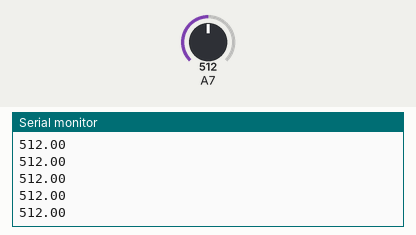
Recording of a sketch running on a simulated Arduino Uno, built with avr-gcc and run on an emulated ATmega328P. Parts: the last lines printed to the serial monitor. Inputs (shaded band) come from the test bench; at power-on: A7 = 512.

Above: at 1.2 s.
1.3 s: A7 set to 716
At 2.1 s:
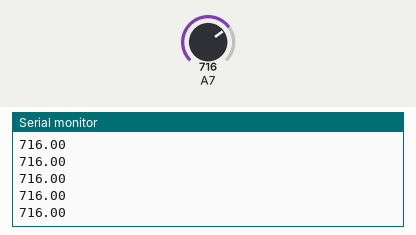
2.8 s: A7 set to 900
At 3.5 s:
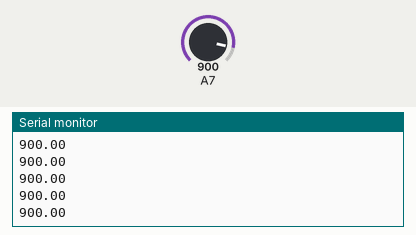
Timing chart, 0 to 5.8 s (numbered marks = the images above; inputs shaded):
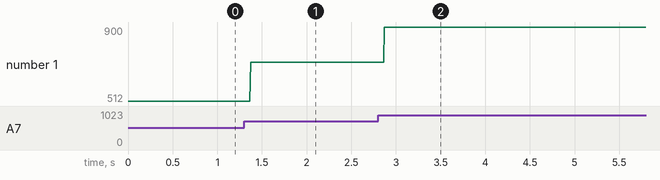

Measured:
- after the input at 1.3 s, the serial monitor: prints a new line after 0.07 s (image 1)
- after the input at 2.8 s, the serial monitor: prints a new line after 0.07 s (image 2)
- plotted number 1: 512 → 716 after the input at 1.3 s, 716 → 900 after the input at 2.8 s

The sketch:

gundam.ino
```cpp
int V2 = "A3";
float RV ;
int RV2;


void setup() {
  // put your setup code here, to run once:
Serial.begin(9600);
pinMode(V2, INPUT);

}
void loop() {
  // put your main code here, to run repeatedly:
RV = analogRead(V2);

Serial.println(RV);


}
```
